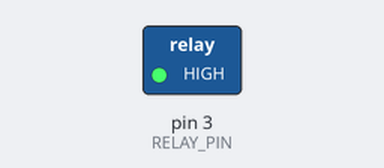
The sketch below on a simulated Arduino Uno, built with avr-gcc and run on an emulated ATmega328P. Parts: switched loads named in the sketch (green lamp = pin HIGH).

Above: at 1.0 s.
At 3.0 s:
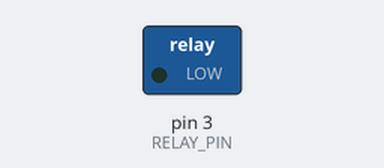
Timing chart, 0 to 5.2 s (numbered marks = the images above):
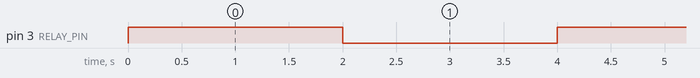

Measured:
- by itself, pin 3 (RELAY_PIN): alternates HIGH for 2.0 s and LOW for 2.0 s

The sketch:

solenoidWithRelaySwitch.ino
```cpp
/*Solenoid valves are control units which, when electrically energized or de-energized, either shut off or allow fluid flow.
The actuator inside a solenoid valve takes the form of an electromagnet.
When energized, a magnetic field builds up, which pulls a plunger or pivoted armature against the action of a spring.*/
const int RELAY_PIN = 3;

void setup() {
  pinMode(RELAY_PIN, OUTPUT);
}
void loop() {
  digitalWrite(RELAY_PIN, HIGH);
  delay(2000);
  digitalWrite(RELAY_PIN, LOW);
  delay(2000);
}
```
